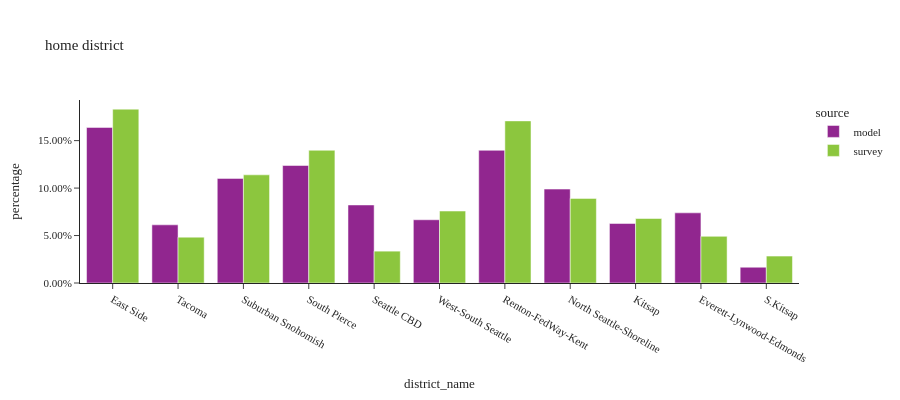

Notebook cell for this chart:
### Code cell
plot_hh_stat(df_hh, 'district_name', 'home district', wid=900)

### Figure 1 — Plotly figure (JSON) as saved in the notebook; plotly's stock layout.template omitted (floating-point values rounded to 4 significant figures)
{"data": [{"alignmentgroup": "True", "customdata": [[142406], [425502], [95684], [859768], [71476], [57877], [121525], [86018], [54467], [64143], [115268]], "hovertemplate": "source=model<br>district_name=%{x}<br>percentage=%{y}<br>sample count=%{customdata[0]}<extra></extra>", "legendgroup": "model", "marker": {"color": "#91268F", "pattern": {"shape": ""}}, "name": "model", "offsetgroup": "model", "orientation": "v", "showlegend": true, "textposition": "auto", "type": "bar", "x": ["East Side", "Tacoma", "Suburban Snohomish", "South Pierce", "Seattle CBD", "West-South Seattle", "Renton-FedWay-Kent", "North Seattle-Shoreline", "Kitsap", "Everett-Lynwood-Edmonds", "S.Kitsap"], "xaxis": "x", "y": [0.1639, 0.06127, 0.1102, 0.1238, 0.08221, 0.06663, 0.1398, 0.09894, 0.06272, 0.0739, 0.0166], "yaxis": "y"}, {"alignmentgroup": "True", "customdata": [[95], [926], [134], [191], [492], [753], [70], [174], [282], [249], [400]], "hovertemplate": "source=survey<br>district_name=%{x}<br>percentage=%{y}<br>sample count=%{customdata[0]}<extra></extra>", "legendgroup": "survey", "marker": {"color": "#8CC63E", "pattern": {"shape": ""}}, "name": "survey", "offsetgroup": "survey", "orientation": "v", "showlegend": true, "textposition": "auto", "type": "bar", "x": ["Tacoma", "East Side", "Everett-Lynwood-Edmonds", "Kitsap", "North Seattle-Shoreline", "Renton-FedWay-Kent", "S.Kitsap", "Seattle CBD", "South Pierce", "Suburban Snohomish", "West-South Seattle"], "xaxis": "x", "y": [0.0483, 0.1831, 0.04916, 0.06794, 0.08914, 0.1708, 0.02839, 0.03356, 0.1398, 0.114, 0.0758], "yaxis": "y"}], "layout": {"barmode": "group", "font": {"size": 11}, "height": 400, "legend": {"title": {"text": "source"}, "tracegroupgap": 0}, "title": {"text": "home district"}, "width": 900, "xaxis": {"anchor": "y", "domain": [0.0, 1.0], "title": {"text": "district_name"}}, "yaxis": {"anchor": "x", "domain": [0.0, 1.0], "tickformat": ".2%", "title": {"text": "percentage"}}}}
